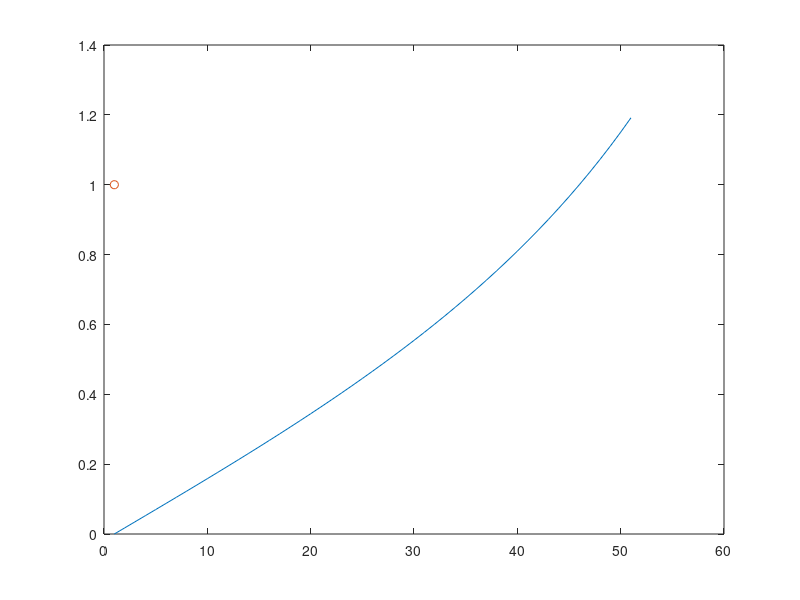

Reproduce this figure in MATLAB. (Note: this script raises an error after producing the figure.)
neigung = [7.27,11.30,16.80,19.05,2.75];
u_neigung = [0.5,0.5,0.5,0.5,0.5]; % Unsicherheit


% Normalkraft
f_n = [8.9,8.85,8.65,8.55,9.00];
u_f_n = [0.1,0.1,0.1,0.1,0.1]; % Unsicherheit

% Hangabtriebskraft (parallel)
f_p = [1.19,1.80,2.55,2.85,0.55];
u_f_p = [0.02,0.02,0.05,0.05,0.02]; % Unsicherheit (verschiedene Federn)

quo_1 = f_p./f_n;
%quo_2 = f_n./f_p;

von = 0:50;

neigungs_tan = tand(von);
plot(neigungs_tan)
hold on

errorbar(neigung,quo_1,u_f_n,u_f_n,u_neigung,u_neigung, 'o')


legend('$\tan(\alpha)$','$F_{\parallel}/F_{\bot}$','Interpreter','latex');
ylabel('$F_{\parallel}/F_{\bot}$','Interpreter','latex')
xlabel('Neigungswinkel $\alpha$ in Grad','Interpreter','latex')

%hold off